Frame 1 (no input): blank canvas, image omitted
Frame 60 (no input): blank canvas, image omitted
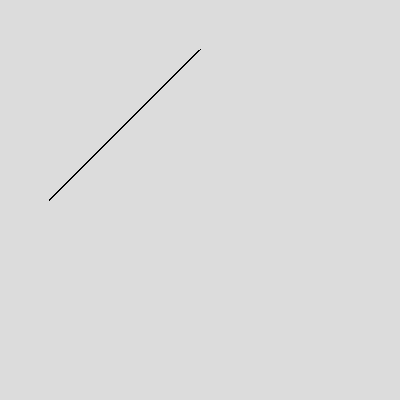
Frame 120 (the mouse pressed at the canvas centre since frame 60)

The p5.js sketch whose frames 1 and 60 were blank and that drew this single picture after the mouse press (run headless with seeded random() and noise() and a simulated clock; from frame 60 on, the mouse is pressed at the canvas centre):

// p5.js sketch
// ── sketch.js
function setup() {
  createCanvas(400, 400);
}

function draw() {
  background(220);
  noiseScale = (mouseY*0.02)
  noiseVar = (noise*noiseScale);
  for (b=0; b<400; b++){
    line(50, mouseX, mouseY,50);
  }
}
